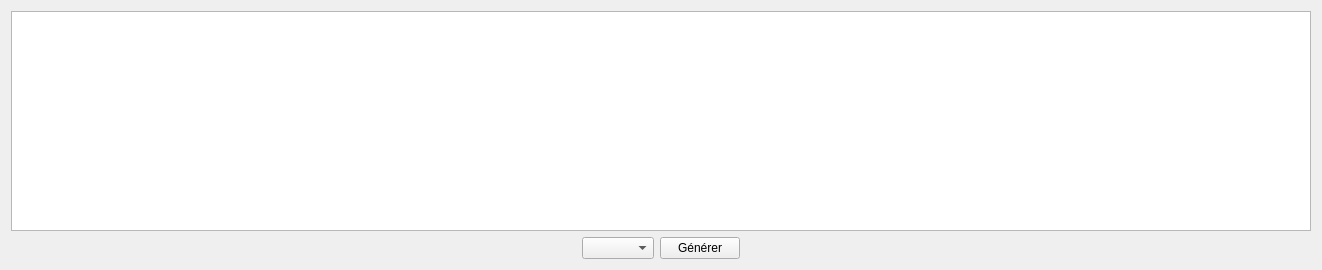
<?xml version="1.0" encoding="UTF-8"?>
<ui version="4.0">
 <class>MainWindow</class>
 <widget class="QMainWindow" name="MainWindow">
  <property name="geometry">
   <rect>
    <x>0</x>
    <y>0</y>
    <width>1320</width>
    <height>270</height>
   </rect>
  </property>
  <property name="windowTitle">
   <string>MainWindow</string>
  </property>
  <widget class="QWidget" name="centralWidget">
   <layout class="QVBoxLayout" name="verticalLayout_3">
    <item>
     <layout class="QVBoxLayout" name="verticalLayout_2">
      <item>
       <widget class="QTableWidget" name="table">
        <property name="minimumSize">
         <size>
          <width>1300</width>
          <height>200</height>
         </size>
        </property>
        <attribute name="horizontalHeaderVisible">
         <bool>false</bool>
        </attribute>
        <attribute name="horizontalHeaderMinimumSectionSize">
         <number>20</number>
        </attribute>
        <attribute name="verticalHeaderVisible">
         <bool>false</bool>
        </attribute>
        <attribute name="verticalHeaderMinimumSectionSize">
         <number>20</number>
        </attribute>
       </widget>
      </item>
      <item>
       <layout class="QHBoxLayout" name="horizontalLayout_5">
        <item>
         <spacer name="horizontalSpacer">
          <property name="orientation">
           <enum>Qt::Horizontal</enum>
          </property>
          <property name="sizeHint" stdset="0">
           <size>
            <width>40</width>
            <height>20</height>
           </size>
          </property>
         </spacer>
        </item>
        <item>
         <widget class="QComboBox" name="comboBox"/>
        </item>
        <item>
         <widget class="QPushButton" name="btn_generate">
          <property name="text">
           <string>Générer</string>
          </property>
         </widget>
        </item>
        <item>
         <spacer name="horizontalSpacer_2">
          <property name="orientation">
           <enum>Qt::Horizontal</enum>
          </property>
          <property name="sizeHint" stdset="0">
           <size>
            <width>40</width>
            <height>20</height>
           </size>
          </property>
         </spacer>
        </item>
       </layout>
      </item>
     </layout>
    </item>
   </layout>
  </widget>
 </widget>
 <layoutdefault spacing="6" margin="11"/>
 <resources/>
 <connections/>
</ui>
